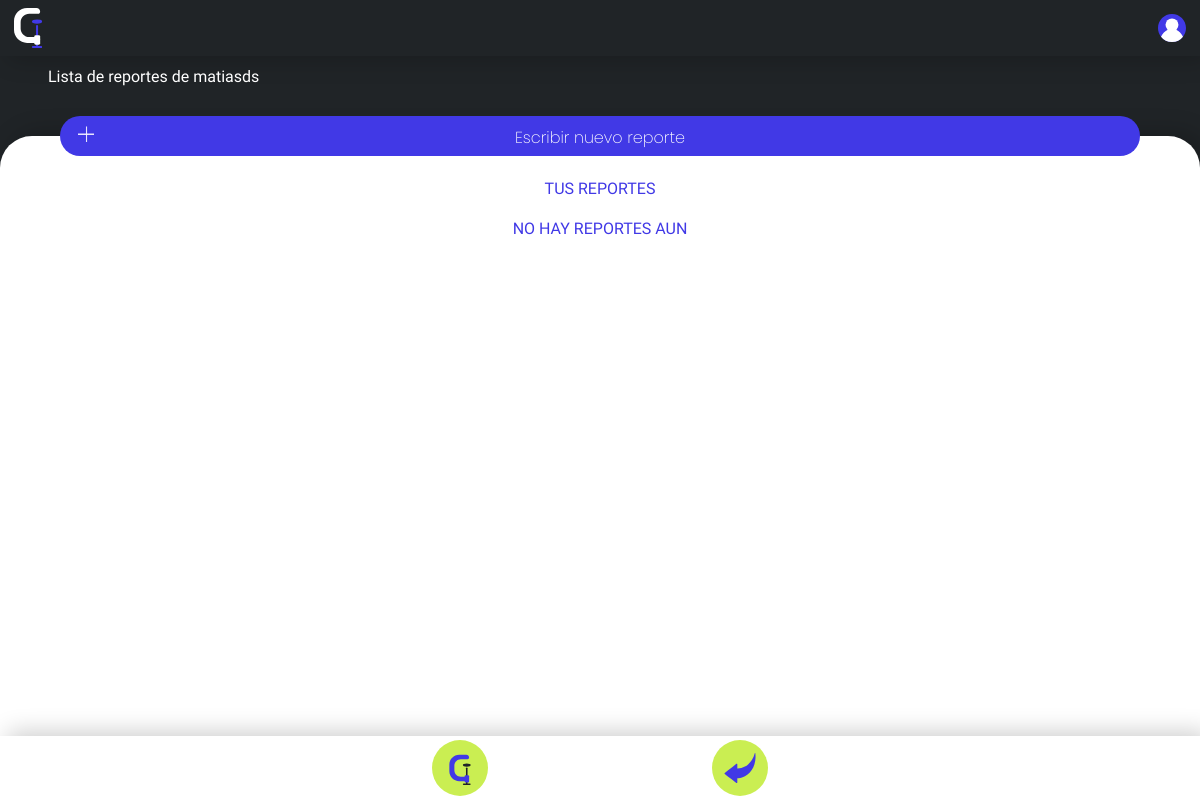
The page /reportes.php (signed in) on the database as committed earlier.
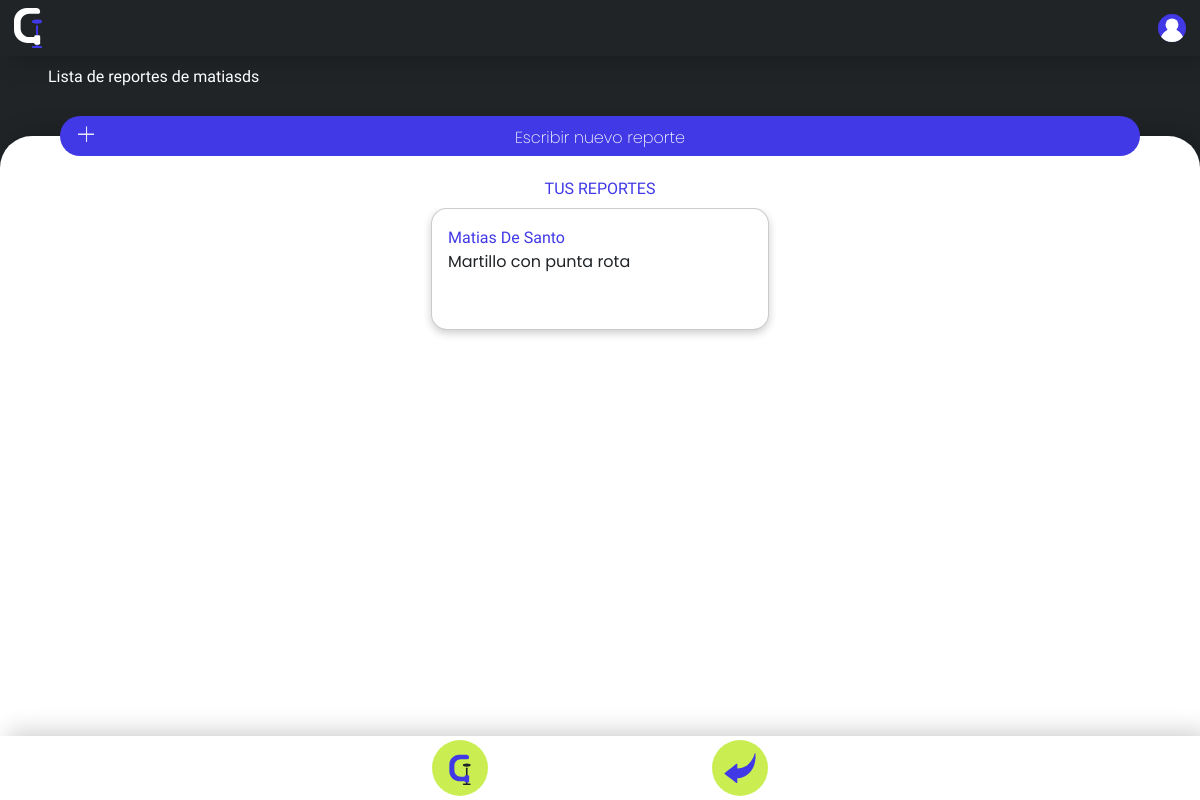
The same page on the database as committed later.
### tables this page shows
CREATE TABLE `reportes` (
  `id` int(11) NOT NULL,
  `id_usuario` int(11) NOT NULL,
  `id_pedido` int(11) NOT NULL,
  `observaciones` varchar(200) NOT NULL
);

CREATE TABLE `usuarios` (
  `id_usuario` int(11) NOT NULL,
  `nombre_completo` varchar(150) NOT NULL,
  `username` varchar(70) NOT NULL,
  `correo` varchar(150) NOT NULL,
  `contrasena` varchar(100) NOT NULL,
  `cargo` enum('panolero','encargado_panol','admin','') NOT NULL,
  `horario` varchar(20) DEFAULT NULL,
  `fotoperfil` varchar(200) NOT NULL
);

### reportes.php (the view, shortened to what this page needs)
<?php
include "./codigophp/conexionbs.php";
function mostrarReportesSegunCargo() {
    if ($_SESSION['cargo'] == 'panolero') {
        return true;
    } elseif ($_SESSION['cargo'] == 'encargado_panol') {
        return false;
    }
    return null;
}
?>
<!DOCTYPE html>
<html lang="es">
<head>
    <link rel="stylesheet" href="estiloscss/styles.css">
    <link rel="stylesheet" href="estiloscss/imagenes.css">
    <link rel="stylesheet" href="estiloscss/animaciones.css">
</head>
<body>
    <div id="pagina">
        <div id="header">
           <a href="inicio.php" class="imagen"><?php incrustarSVG("imagenes/SVG/logo"); ?></a>
            <button class="imagen" ><?php incrustarSVG("imagenes/SVG/user"); ?></button>
        </div>
        <div id="subheader">
            <h1>Lista de reportes de <?php echo htmlspecialchars($_SESSION['username']); ?></h1>
            <p></p>
        </div>
        <div id="contenido">
            <button class="barra" onclick="window.location = './formularioreportes.php'">
                <div class="mas"></div>
                    <div>Escribir nuevo reporte</div>
            </button>
            <div class="contenido2">
                <div class="con3" id="inicio">
                <h1>TUS REPORTES</h1>
                    <div class="scroll-y" id="scroll" style="height: 100%;">
                        <div class="conscroll-y">
                            <?php
                                $mostrarTodos = mostrarReportesSegunCargo();
                                if ($mostrarTodos === true) {
                                    $sql = "SELECT reportes.*, usuarios.nombre_completo
                                            FROM reportes
                                            JOIN usuarios ON reportes.id_usuario = usuarios.id_usuario";
                                    $stmt = $conn->prepare($sql);
                                } elseif ($mostrarTodos === false) {
                                    $sql = "SELECT reportes.*, usuarios.nombre_completo
                                            FROM reportes
                                            JOIN usuarios ON reportes.id_usuario = usuarios.id_usuario
                                            WHERE reportes.id_usuario = ?";
                                    $stmt = $conn->prepare($sql);
                                    $stmt->bind_param("s", $_SESSION['id_usuario']);
                                }
                                if ($mostrarTodos !== null) {
                                    $stmt->execute();
                                    $result = $stmt->get_result();
                                    if ($result->num_rows > 0) {
                                        while ($row = $result->fetch_assoc()) {
                                            echo '<div class="rectangulo2">';
                                            echo '<h1>' . htmlspecialchars($row["nombre_completo"]) . '</h1>';
                                            echo '<p>' . htmlspecialchars($row["observaciones"]) . '</p>';
                                            echo '<button class="imagen ojo tocar"></button>';
                                            echo '</div>';
                                        }
                                    } else {
                                        echo "<h1>NO HAY REPORTES AUN</h1>";
                                    }
                                } else {
                                    echo "<h1>No tienes permiso para ver reportes.</h1>";
                                }
                            ?>
                        </div>
                    </div>
                </div>
            </div>
        </div>
        <div id="footer">
            <a href="pedidos.php" class="i imagen centro">Herramientas<?php incrustarSVG("imagenes/SVG/botonlogo"); ?></a>
            <a href="inicio.php" class="i imagen derecha">Volver al inicio<?php incrustarSVG("imagenes/SVG/flecha"); ?></a>
        </div>
    </div>
</body>
</html>

Rows that differ between the two databases and show on the page:
added reportes: id_usuario.nombre_completo "Matias De Santo", observaciones "Martillo con punta rota"
Other text that changed with them:
text no longer shown: "NO HAY REPORTES AUN"
